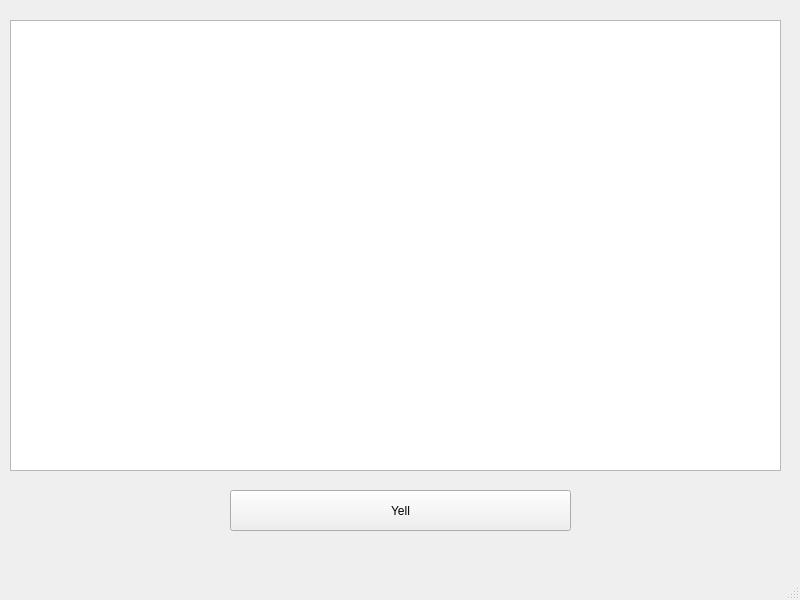
<?xml version="1.0" encoding="UTF-8"?>
<ui version="4.0">
 <class>serverWindow</class>
 <widget class="QMainWindow" name="serverWindow">
  <property name="geometry">
   <rect>
    <x>0</x>
    <y>0</y>
    <width>800</width>
    <height>600</height>
   </rect>
  </property>
  <property name="windowTitle">
   <string>serverWindow</string>
  </property>
  <widget class="QWidget" name="centralwidget">
   <widget class="QPushButton" name="yellButton">
    <property name="geometry">
     <rect>
      <x>230</x>
      <y>490</y>
      <width>341</width>
      <height>41</height>
     </rect>
    </property>
    <property name="text">
     <string>Yell</string>
    </property>
   </widget>
   <widget class="QListWidget" name="stationListView">
    <property name="geometry">
     <rect>
      <x>10</x>
      <y>20</y>
      <width>771</width>
      <height>451</height>
     </rect>
    </property>
   </widget>
  </widget>
  <widget class="QMenuBar" name="menubar">
   <property name="geometry">
    <rect>
     <x>0</x>
     <y>0</y>
     <width>800</width>
     <height>23</height>
    </rect>
   </property>
  </widget>
  <widget class="QStatusBar" name="statusbar"/>
 </widget>
 <resources/>
 <connections/>
</ui>
